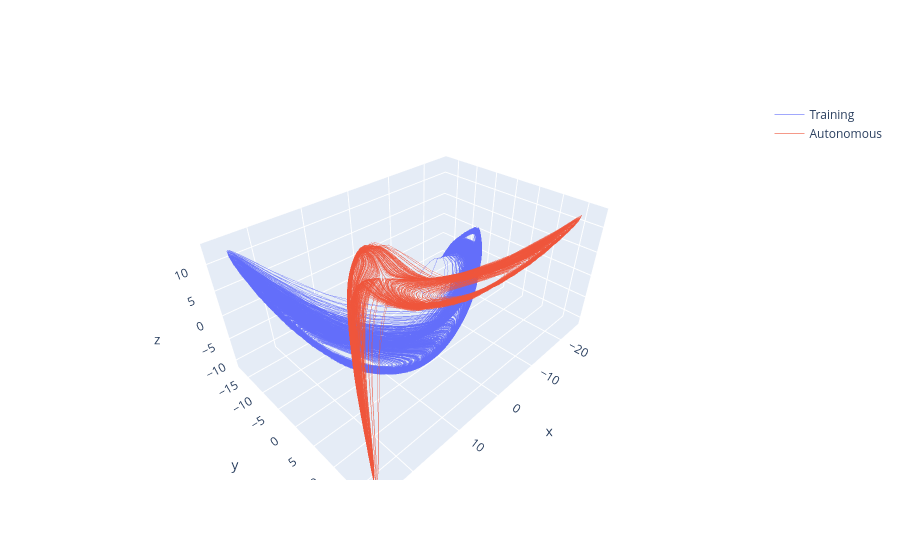

Source (notebook cell):
### Code cell
res = analyse_dynamics(states_train)
res_autonomous = analyse_dynamics(states_autonomous)

fig = go.Figure(data=[
    go.Scatter3d(
        x=res['pca_scores'][:, 0],
        y=res['pca_scores'][:, 1],
        z=res['pca_scores'][:, 2],
        mode='lines',
        line=dict(width=1),
        name='Training',
        opacity=0.6
    ),
    go.Scatter3d(
        x=res_autonomous['pca_scores'][:, 0],
        y=res_autonomous['pca_scores'][:, 1],
        z=res_autonomous['pca_scores'][:, 2],
        mode='lines',
        line=dict(width=1),
        name='Autonomous',
        opacity=0.6
    )
])
fig.show()

### Figure 1 — Plotly figure (JSON) as saved in the notebook; plotly's stock layout.template omitted (floating-point values rounded to 4 significant figures; data arrays with more than 128 entries replaced by an {"elided": "..."} marker saying what was removed)
{"data": [{"line": {"width": 1}, "mode": "lines", "name": "Training", "opacity": 0.6, "type": "scatter3d", "x": {"elided": "18999 float values"}, "y": {"elided": "18999 float values"}, "z": {"elided": "18999 float values"}}, {"line": {"width": 1}, "mode": "lines", "name": "Autonomous", "opacity": 0.6, "type": "scatter3d", "x": {"elided": "5000 float values"}, "y": {"elided": "5000 float values"}, "z": {"elided": "5000 float values"}}], "layout": {}}
